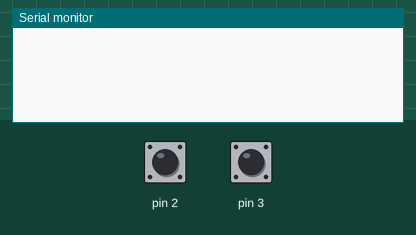
Recording of a sketch running on a simulated Arduino Uno, built with avr-gcc and run on an emulated ATmega328P. Shown: the last lines printed to the serial monitor. The inputs (shaded band) are chosen by the test bench; at power-on: pin 2 HIGH, pin 3 HIGH.

Above: at 1.2 s.
1.3 s: pin 2 pulsed LOW 2 times (0.12 s each, 0.3 s apart)
At 3.0 s:
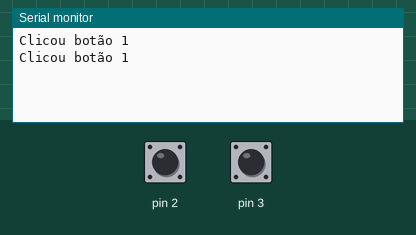
3.4 s: pin 3 pulsed LOW 2 times (0.12 s each, 0.3 s apart)
At 5.2 s:
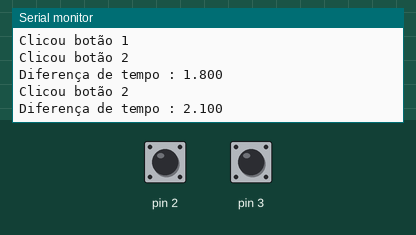

The sketch:

sketch.ino
```cpp
volatile float time_pri = 0;
volatile float time_sec = 0;

unsigned long lastInterruptTime1 = 0;
unsigned long lastInterruptTime2 = 0;
const unsigned long debounceDelay = 200; // 200ms de debounce

void setup() {
  Serial.begin(9600);
  Serial.flush();
  pinMode(2, INPUT);
  pinMode(3, INPUT);
  attachInterrupt(digitalPinToInterrupt(2), firstTime, RISING);
  attachInterrupt(digitalPinToInterrupt(3), lastTime, RISING);
}

void loop() {
  // Nada aqui por enquanto
}

void firstTime () {
  unsigned long currentTime = millis();

  if (currentTime - lastInterruptTime1 > debounceDelay) {
    time_pri = currentTime;
    Serial.println("Clicou botão 1");
    lastInterruptTime1 = currentTime;
  }
}

void lastTime () {
  unsigned long currentTime = millis();

  if (currentTime - lastInterruptTime2 > debounceDelay) {
    time_sec = currentTime;
    float diffTime = (time_sec - time_pri) / 1000.0;

    Serial.println("Clicou botão 2");
    Serial.print("Diferença de tempo : ");
    Serial.println(diffTime, 3); // 3 casas decimais

    lastInterruptTime2 = currentTime;
  }
}
```

Measured:
- after the input at 1.3 s, the serial monitor: prints a new line after 0.12 s (image 1)
- after the input at 3.4 s, the serial monitor: prints a new line after 0.12 s (image 2)
